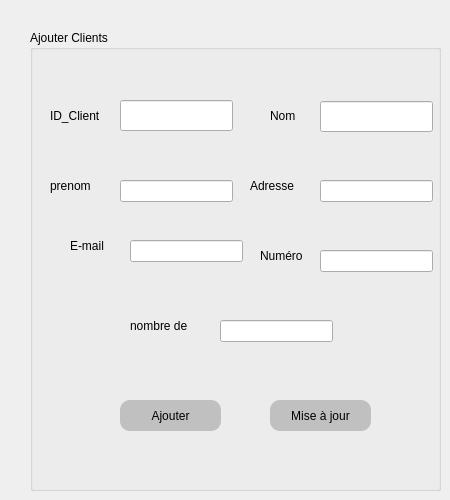
      <widget class="QWidget" name="tab_7">
       <attribute name="title">
        <string>Ajouter Client</string>
       </attribute>
       <widget class="QGroupBox" name="group_box_cliens">
        <property name="geometry">
         <rect>
          <x>30</x>
          <y>30</y>
          <width>411</width>
          <height>461</height>
         </rect>
        </property>
        <property name="title">
         <string>Ajouter Clients</string>
        </property>
        <widget class="QLabel" name="label_42">
         <property name="geometry">
          <rect>
           <x>660</x>
           <y>380</y>
           <width>71</width>
           <height>31</height>
          </rect>
         </property>
         <property name="text">
          <string>Id</string>
         </property>
        </widget>
        <widget class="QLineEdit" name="le_IDC">
         <property name="geometry">
          <rect>
           <x>90</x>
           <y>70</y>
           <width>113</width>
           <height>31</height>
          </rect>
         </property>
         <property name="styleSheet">
          <string notr="true"/>
         </property>
        </widget>
        <widget class="QLineEdit" name="le_nomc">
         <property name="geometry">
          <rect>
           <x>290</x>
           <y>71</y>
           <width>113</width>
           <height>31</height>
          </rect>
         </property>
         <property name="styleSheet">
          <string notr="true"/>
         </property>
        </widget>
        <widget class="QLineEdit" name="le_adressec">
         <property name="geometry">
          <rect>
           <x>290</x>
           <y>150</y>
           <width>113</width>
           <height>22</height>
          </rect>
         </property>
         <property name="styleSheet">
          <string notr="true"/>
         </property>
        </widget>
        <widget class="QLineEdit" name="le_prenomc">
         <property name="geometry">
          <rect>
           <x>90</x>
           <y>150</y>
           <width>113</width>
           <height>22</height>
          </rect>
         </property>
         <property name="styleSheet">
          <string notr="true"/>
         </property>
        </widget>
        <widget class="QLineEdit" name="le_emailc">
         <property name="geometry">
          <rect>
           <x>100</x>
           <y>210</y>
           <width>113</width>
           <height>22</height>
          </rect>
         </property>
         <property name="styleSheet">
          <string notr="true"/>
         </property>
        </widget>
        <widget class="QLineEdit" name="le_numeroc">
         <property name="geometry">
          <rect>
           <x>290</x>
           <y>220</y>
           <width>113</width>
           <height>22</height>
          </rect>
         </property>
         <property name="styleSheet">
          <string notr="true"/>
         </property>
        </widget>
        <widget class="QLineEdit" name="le_nb_commande">
         <property name="geometry">
          <rect>
           <x>190</x>
           <y>290</y>
           <width>113</width>
           <height>22</height>
          </rect>
         </property>
         <property name="styleSheet">
          <string notr="true"/>
         </property>
        </widget>
        <widget class="QPushButton" name="ajout_clients">
         <property name="geometry">
          <rect>
           <x>90</x>
           <y>370</y>
           <width>101</width>
           <height>31</height>
          </rect>
         </property>
         <property name="styleSheet">
          <string notr="true">QPushButton
{
border:none ;
color :solid black ;
background-color: silver ;
border-radius: 10px ;

}

QPushButton:Hover
{
	background-color : navy;
	border-radius: 10px ;
	border-bottom : 10px cyan ;
	color :white ;
}




</string>
         </property>
         <property name="text">
          <string>Ajouter</string>
         </property>
        </widget>
        <widget class="QPushButton" name="pb_Update">
         <property name="geometry">
          <rect>
           <x>240</x>
           <y>370</y>
           <width>101</width>
           <height>31</height>
          </rect>
         </property>
         <property name="styleSheet">
          <string notr="true">QPushButton
{
border:none ;
color :solid black ;
background-color: silver ;
border-radius: 10px ;

}

QPushButton:Hover
{
	background-color : navy;
	border-radius: 10px ;
	border-bottom : 10px cyan ;
	color :white ;
}



</string>
         </property>
         <property name="text">
          <string>Mise à jour</string>
         </property>
        </widget>
        <widget class="QLabel" name="label_9">
         <property name="geometry">
          <rect>
           <x>20</x>
           <y>70</y>
           <width>71</width>
           <height>31</height>
          </rect>
         </property>
         <property name="text">
          <string>ID_Client</string>
         </property>
        </widget>
        <widget class="QLabel" name="label_16">
         <property name="geometry">
          <rect>
           <x>240</x>
           <y>70</y>
           <width>51</width>
           <height>31</height>
          </rect>
         </property>
         <property name="text">
          <string>Nom</string>
         </property>
        </widget>
        <widget class="QLabel" name="label_40">
         <property name="geometry">
          <rect>
           <x>20</x>
           <y>140</y>
           <width>71</width>
           <height>31</height>
          </rect>
         </property>
         <property name="text">
          <string>prenom</string>
         </property>
        </widget>
        <widget class="QLabel" name="label_24">
         <property name="geometry">
          <rect>
           <x>220</x>
           <y>140</y>
           <width>71</width>
           <height>31</height>
          </rect>
         </property>
         <property name="text">
          <string>Adresse</string>
         </property>
        </widget>
        <widget class="QLabel" name="label_39">
         <property name="geometry">
          <rect>
           <x>230</x>
           <y>210</y>
           <width>71</width>
           <height>31</height>
          </rect>
         </property>
         <property name="text">
          <string>Numéro</string>
         </property>
        </widget>
        <widget class="QLabel" name="label_17">
         <property name="geometry">
          <rect>
           <x>40</x>
           <y>200</y>
           <width>51</width>
           <height>31</height>
          </rect>
         </property>
         <property name="text">
          <string>E-mail</string>
         </property>
        </widget>
        <widget class="QLabel" name="label_19">
         <property name="geometry">
          <rect>
           <x>100</x>
           <y>280</y>
           <width>81</width>
           <height>31</height>
          </rect>
         </property>
         <property name="text">
          <string>nombre de</string>
         </property>
        </widget>
       </widget>
      </widget>
